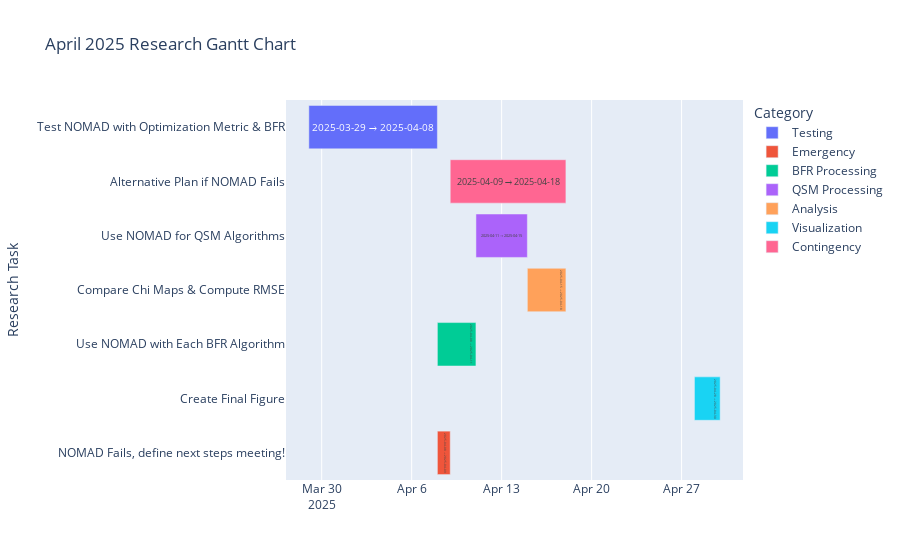

This figure's notebook cell:
### Code cell
tasks = [
    {"Task": "Test NOMAD with Optimization Metric & BFR", "Start": "2025-03-29", "End": "2025-04-08", "Category": "Testing"},
    {"Task": "NOMAD Fails, define next steps meeting!", "Start": "2025-04-08", "End": "2025-04-09", "Category": "Emergency"},
    {"Task": "Use NOMAD with Each BFR Algorithm", "Start": "2025-04-08", "End": "2025-04-11", "Category": "BFR Processing", "Dependency": "Task 1"},
    {"Task": "Use NOMAD for QSM Algorithms", "Start": "2025-04-11", "End": "2025-04-15", "Category": "QSM Processing", "Dependency": "Task 1"},
    {"Task": "Compare Chi Maps & Compute RMSE", "Start": "2025-04-15", "End": "2025-04-18", "Category": "Analysis", "Dependency": "Task 2 & 3"},
    {"Task": "Create Final Figure", "Start": "2025-04-28", "End": "2025-04-30", "Category": "Visualization", "Dependency": "Task 4"},
    {"Task": "Alternative Plan if NOMAD Fails", "Start": "2025-04-09", "End": "2025-04-18", "Category": "Contingency", "Opacity": 0.3}  # Semi-transparent for differentiation
]

# Convert to DataFrame
df = pd.DataFrame(tasks)

# Create Gantt Chart
fig = px.timeline(df, x_start="Start", x_end="End", y="Task", color="Category",
                  title="April 2025 Research Gantt Chart",
                  labels={"Task": "Research Task", "Start": "Start Date", "End": "End Date"},
                  text=df.apply(lambda row: f"{row['Start']} → {row['End']}", axis=1))
fig.update_yaxes(categoryorder="total ascending")
fig.update_traces(textposition="inside")

# Adjust opacity for contingency task
fig.for_each_trace(lambda t: t.update(opacity=0.3) if "Alternative Plan if NOMAD Fails" in t.name else None)

fig.show()

### Figure 1 — Plotly figure (JSON) as saved in the notebook; plotly's stock layout.template omitted (floating-point values rounded to 4 significant figures)
{"data": [{"alignmentgroup": "True", "base": ["2025-03-29"], "hovertemplate": "Category=Testing<br>Start Date=%{base}<br>End Date=%{x}<br>Research Task=%{y}<br>text=%{text}<extra></extra>", "legendgroup": "Testing", "marker": {"color": "#636efa", "pattern": {"shape": ""}}, "name": "Testing", "offsetgroup": "Testing", "orientation": "h", "showlegend": true, "text": ["2025-03-29 → 2025-04-08"], "textposition": "inside", "type": "bar", "x": [864000000], "xaxis": "x", "y": ["Test NOMAD with Optimization Metric & BFR"], "yaxis": "y"}, {"alignmentgroup": "True", "base": ["2025-04-08"], "hovertemplate": "Category=Emergency<br>Start Date=%{base}<br>End Date=%{x}<br>Research Task=%{y}<br>text=%{text}<extra></extra>", "legendgroup": "Emergency", "marker": {"color": "#EF553B", "pattern": {"shape": ""}}, "name": "Emergency", "offsetgroup": "Emergency", "orientation": "h", "showlegend": true, "text": ["2025-04-08 → 2025-04-09"], "textposition": "inside", "type": "bar", "x": [86400000], "xaxis": "x", "y": ["NOMAD Fails, define next steps meeting!"], "yaxis": "y"}, {"alignmentgroup": "True", "base": ["2025-04-08"], "hovertemplate": "Category=BFR Processing<br>Start Date=%{base}<br>End Date=%{x}<br>Research Task=%{y}<br>text=%{text}<extra></extra>", "legendgroup": "BFR Processing", "marker": {"color": "#00cc96", "pattern": {"shape": ""}}, "name": "BFR Processing", "offsetgroup": "BFR Processing", "orientation": "h", "showlegend": true, "text": ["2025-04-08 → 2025-04-11"], "textposition": "inside", "type": "bar", "x": [259200000], "xaxis": "x", "y": ["Use NOMAD with Each BFR Algorithm"], "yaxis": "y"}, {"alignmentgroup": "True", "base": ["2025-04-11"], "hovertemplate": "Category=QSM Processing<br>Start Date=%{base}<br>End Date=%{x}<br>Research Task=%{y}<br>text=%{text}<extra></extra>", "legendgroup": "QSM Processing", "marker": {"color": "#ab63fa", "pattern": {"shape": ""}}, "name": "QSM Processing", "offsetgroup": "QSM Processing", "orientation": "h", "showlegend": true, "text": ["2025-04-11 → 2025-04-15"], "textposition": "inside", "type": "bar", "x": [345600000], "xaxis": "x", "y": ["Use NOMAD for QSM Algorithms"], "yaxis": "y"}, {"alignmentgroup": "True", "base": ["2025-04-15"], "hovertemplate": "Category=Analysis<br>Start Date=%{base}<br>End Date=%{x}<br>Research Task=%{y}<br>text=%{text}<extra></extra>", "legendgroup": "Analysis", "marker": {"color": "#FFA15A", "pattern": {"shape": ""}}, "name": "Analysis", "offsetgroup": "Analysis", "orientation": "h", "showlegend": true, "text": ["2025-04-15 → 2025-04-18"], "textposition": "inside", "type": "bar", "x": [259200000], "xaxis": "x", "y": ["Compare Chi Maps & Compute RMSE"], "yaxis": "y"}, {"alignmentgroup": "True", "base": ["2025-04-28"], "hovertemplate": "Category=Visualization<br>Start Date=%{base}<br>End Date=%{x}<br>Research Task=%{y}<br>text=%{text}<extra></extra>", "legendgroup": "Visualization", "marker": {"color": "#19d3f3", "pattern": {"shape": ""}}, "name": "Visualization", "offsetgroup": "Visualization", "orientation": "h", "showlegend": true, "text": ["2025-04-28 → 2025-04-30"], "textposition": "inside", "type": "bar", "x": [172800000], "xaxis": "x", "y": ["Create Final Figure"], "yaxis": "y"}, {"alignmentgroup": "True", "base": ["2025-04-09"], "hovertemplate": "Category=Contingency<br>Start Date=%{base}<br>End Date=%{x}<br>Research Task=%{y}<br>text=%{text}<extra></extra>", "legendgroup": "Contingency", "marker": {"color": "#FF6692", "pattern": {"shape": ""}}, "name": "Contingency", "offsetgroup": "Contingency", "orientation": "h", "showlegend": true, "text": ["2025-04-09 → 2025-04-18"], "textposition": "inside", "type": "bar", "x": [777600000], "xaxis": "x", "y": ["Alternative Plan if NOMAD Fails"], "yaxis": "y"}], "layout": {"barmode": "overlay", "legend": {"title": {"text": "Category"}, "tracegroupgap": 0}, "title": {"text": "April 2025 Research Gantt Chart"}, "xaxis": {"anchor": "y", "domain": [0, 1], "type": "date"}, "yaxis": {"anchor": "x", "categoryorder": "total ascending", "domain": [0, 1], "title": {"text": "Research Task"}}}}
